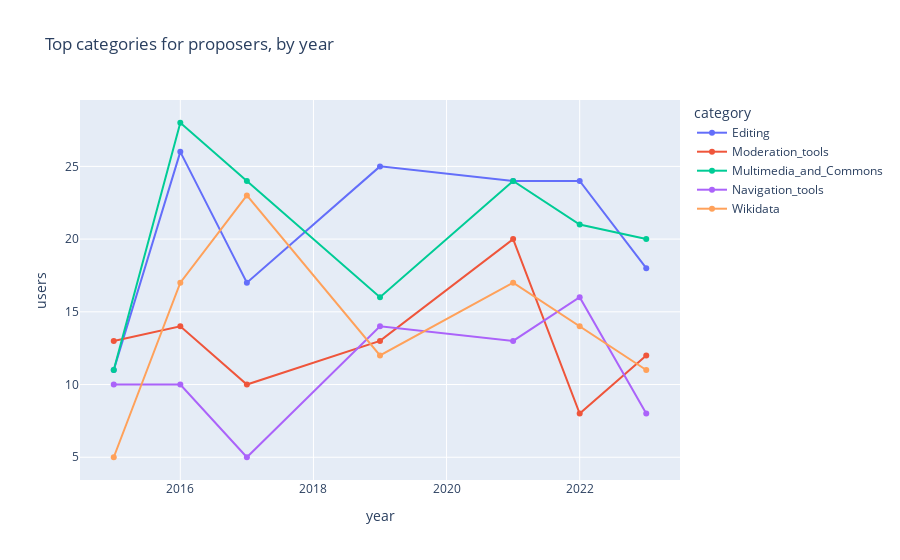

The notebook cell this image was saved under:
### Markdown cell above
##### Top categories for proposers, by year

### Code cell
topp_categories = proposers_by_category.query("""proposer_rank <= 5""").category.values.tolist()
proposers_cy = roles_by_cy.query("""(category ==  @topp_categories) & (role == 'proposer')""")

fig = px.line(
    proposers_cy, 
    x='year', 
    y='users', 
    color='category', 
    markers=True, 
    width=iplot_width, 
    title='Top categories for proposers, by year'
)

iplot(fig, config=iplot_config)

### Figure 1 — Plotly figure (JSON) as saved in the notebook; plotly's stock layout.template omitted (floating-point values rounded to 4 significant figures)
{"data": [{"hovertemplate": "category=Editing<br>year=%{x}<br>users=%{y}<extra></extra>", "legendgroup": "Editing", "line": {"color": "#636efa", "dash": "solid"}, "marker": {"symbol": "circle"}, "mode": "markers+lines", "name": "Editing", "orientation": "v", "showlegend": true, "type": "scatter", "x": [2015, 2016, 2017, 2019, 2021, 2022, 2023], "xaxis": "x", "y": [11, 26, 17, 25, 24, 24, 18], "yaxis": "y"}, {"hovertemplate": "category=Moderation_tools<br>year=%{x}<br>users=%{y}<extra></extra>", "legendgroup": "Moderation_tools", "line": {"color": "#EF553B", "dash": "solid"}, "marker": {"symbol": "circle"}, "mode": "markers+lines", "name": "Moderation_tools", "orientation": "v", "showlegend": true, "type": "scatter", "x": [2015, 2016, 2017, 2019, 2021, 2022, 2023], "xaxis": "x", "y": [13, 14, 10, 13, 20, 8, 12], "yaxis": "y"}, {"hovertemplate": "category=Multimedia_and_Commons<br>year=%{x}<br>users=%{y}<extra></extra>", "legendgroup": "Multimedia_and_Commons", "line": {"color": "#00cc96", "dash": "solid"}, "marker": {"symbol": "circle"}, "mode": "markers+lines", "name": "Multimedia_and_Commons", "orientation": "v", "showlegend": true, "type": "scatter", "x": [2015, 2016, 2017, 2019, 2021, 2022, 2023], "xaxis": "x", "y": [11, 28, 24, 16, 24, 21, 20], "yaxis": "y"}, {"hovertemplate": "category=Navigation_tools<br>year=%{x}<br>users=%{y}<extra></extra>", "legendgroup": "Navigation_tools", "line": {"color": "#ab63fa", "dash": "solid"}, "marker": {"symbol": "circle"}, "mode": "markers+lines", "name": "Navigation_tools", "orientation": "v", "showlegend": true, "type": "scatter", "x": [2015, 2016, 2017, 2019, 2021, 2022, 2023], "xaxis": "x", "y": [10, 10, 5, 14, 13, 16, 8], "yaxis": "y"}, {"hovertemplate": "category=Wikidata<br>year=%{x}<br>users=%{y}<extra></extra>", "legendgroup": "Wikidata", "line": {"color": "#FFA15A", "dash": "solid"}, "marker": {"symbol": "circle"}, "mode": "markers+lines", "name": "Wikidata", "orientation": "v", "showlegend": true, "type": "scatter", "x": [2015, 2016, 2017, 2019, 2021, 2022, 2023], "xaxis": "x", "y": [5, 17, 23, 12, 17, 14, 11], "yaxis": "y"}], "layout": {"autosize": true, "legend": {"title": {"text": "category"}, "tracegroupgap": 0}, "title": {"text": "Top categories for proposers, by year"}, "xaxis": {"anchor": "y", "autorange": true, "domain": [0, 1], "range": [2015.0, 2023.0], "title": {"text": "year"}, "type": "linear"}, "yaxis": {"anchor": "x", "autorange": true, "domain": [0, 1], "range": [3.102, 29.9], "title": {"text": "users"}, "type": "linear"}}}
